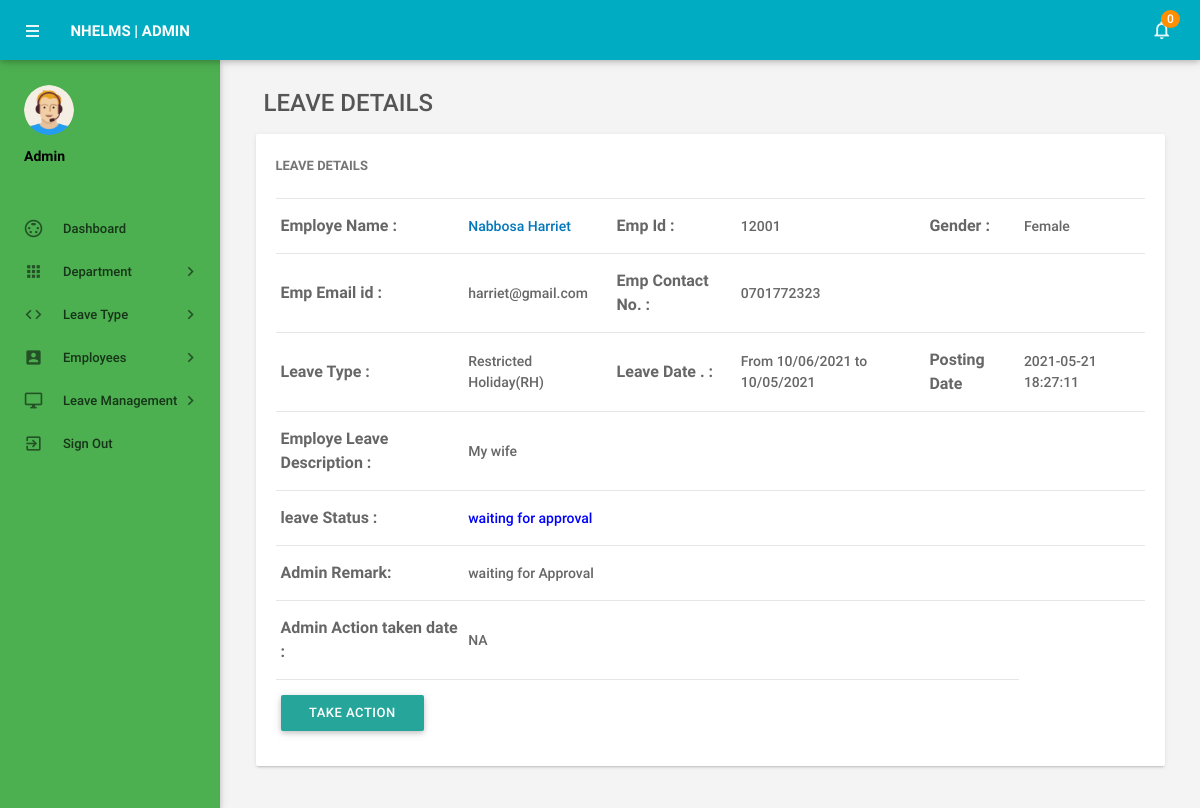
Screenshot of /admin/leave-details.php?leaveid=14 (signed in) with the database file from the repository.
### tables this page shows
CREATE TABLE `tblleaves` (
  `id` int(11) NOT NULL,
  `LeaveType` varchar(110) NOT NULL,
  `ToDate` varchar(120) NOT NULL,
  `FromDate` varchar(120) NOT NULL,
  `Description` mediumtext NOT NULL,
  `PostingDate` timestamp NOT NULL DEFAULT current_timestamp(),
  `AdminRemark` mediumtext DEFAULT NULL,
  `AdminRemarkDate` varchar(120) DEFAULT NULL,
  `Status` int(1) NOT NULL,
  `IsRead` int(1) NOT NULL,
  `empid` int(11) DEFAULT NULL
);

CREATE TABLE `tblemployees` (
  `id` int(11) NOT NULL,
  `EmpId` varchar(100) NOT NULL,
  `FirstName` varchar(150) NOT NULL,
  `LastName` varchar(150) NOT NULL,
  `EmailId` varchar(200) NOT NULL,
  `Password` varchar(180) NOT NULL,
  `Gender` varchar(100) NOT NULL,
  `Dob` varchar(100) NOT NULL,
  `Department` varchar(255) NOT NULL,
  `Address` varchar(255) NOT NULL,
  `City` varchar(200) NOT NULL,
  `Country` varchar(150) NOT NULL,
  `Phonenumber` char(11) NOT NULL,
  `Status` int(1) NOT NULL,
  `RegDate` timestamp NOT NULL DEFAULT current_timestamp()
);

### admin/leave-details.php (the view, shortened to what this page needs)
<?php
include('includes/config.php');
if(strlen($_SESSION['alogin'])==0)
    {
header('location:index.php');
}
else{
 ?>
<!DOCTYPE html>
<html lang="en">
    <head>
        <link type="text/css" rel="stylesheet" href="../assets/plugins/materialize/css/materialize.min.css"/>
        <link href="../assets/plugins/material-preloader/css/materialPreloader.min.css" rel="stylesheet">
        <link href="../assets/plugins/datatables/css/jquery.dataTables.min.css" rel="stylesheet">
                <link href="../assets/plugins/google-code-prettify/prettify.css" rel="stylesheet" type="text/css"/>
        <link href="../assets/css/alpha.min.css" rel="stylesheet" type="text/css"/>
        <link href="../assets/css/custom.css" rel="stylesheet" type="text/css"/>
    </head>
    <body>
       <?php include('includes/header.php');?>
       <?php include('includes/sidebar.php');?>
            <main class="mn-inner">
                <div class="row">
                    <div class="col s12">
                        <div class="page-title" style="font-size:24px;">Leave Details</div>
                    </div>
                    <div class="col s12 m12 l12">
                        <div class="card">
                            <div class="card-content">
                                <span class="card-title">Leave Details</span>
                                <table id="example" class="display responsive-table ">
                                    <tbody>
<?php
$lid=intval($_GET['leaveid']);
$sql = "SELECT tblleaves.id as lid,tblemployees.FirstName,tblemployees.LastName,tblemployees.EmpId,tblemployees.id,tblemployees.Gender,tblemployees.Phonenumber,tblemployees.EmailId,tblleaves.LeaveType,tblleaves.ToDate,tblleaves.FromDate,tblleaves.Description,tblleaves.PostingDate,tblleaves.Status,tblleaves.AdminRemark,tblleaves.AdminRemarkDate from tblleaves join tblemployees on tblleaves.empid=tblemployees.id where tblleaves.id=:lid";
$query = $dbh -> prepare($sql);
$query->bindParam(':lid',$lid,PDO::PARAM_STR);
$query->execute();
$results=$query->fetchAll(PDO::FETCH_OBJ);
$cnt=1;
if($query->rowCount() > 0)
{
foreach($results as $result)
{
      ?>
                                        <tr>
                                            <td style="font-size:16px;"> <b>Employe Name :</b></td>
                                              <td><a href="editemployee.php?empid=<?php echo htmlentities($result->id);?>" target="_blank">
                                                <?php echo htmlentities($result->FirstName." ".$result->LastName);?></a></td>
                                              <td style="font-size:16px;"><b>Emp Id :</b></td>
                                              <td><?php echo htmlentities($result->EmpId);?></td>
                                              <td style="font-size:16px;"><b>Gender :</b></td>
                                              <td><?php echo htmlentities($result->Gender);?></td>
                                          </tr>
                                          <tr>
                                             <td style="font-size:16px;"><b>Emp Email id :</b></td>
                                            <td><?php echo htmlentities($result->EmailId);?></td>
                                             <td style="font-size:16px;"><b>Emp Contact No. :</b></td>
                                            <td><?php echo htmlentities($result->Phonenumber);?></td>
                                            <td>&nbsp;</td>
                                             <td>&nbsp;</td>
                                        </tr>
  <tr>
                                             <td style="font-size:16px;"><b>Leave Type :</b></td>
                                            <td><?php echo htmlentities($result->LeaveType);?></td>
                                             <td style="font-size:16px;"><b>Leave Date . :</b></td>
                                            <td>From <?php echo htmlentities($result->FromDate);?> to <?php echo htmlentities($result->ToDate);?></td>
                                            <td style="font-size:16px;"><b>Posting Date</b></td>
                                           <td><?php echo htmlentities($result->PostingDate);?></td>
                                        </tr>
<tr>
                                             <td style="font-size:16px;"><b>Employe Leave Description : </b></td>
                                            <td colspan="5"><?php echo htmlentities($result->Description);?></td>
                                        </tr>
<tr>
<td style="font-size:16px;"><b>leave Status :</b></td>
<td colspan="5"><?php $stats=$result->Status;
if($stats==1){
?>
<span style="color: green">Approved</span>
 <?php } if($stats==2)  { ?>
<span style="color: red">Not Approved</span>
<?php } if($stats==0)  { ?>
 <span style="color: blue">waiting for approval</span>
 <?php } ?>
</td>
</tr>
<tr>
<td style="font-size:16px;"><b>Admin Remark: </b></td>
<td colspan="5"><?php
if($result->AdminRemark==""){
  echo "waiting for Approval";
}
else{
echo htmlentities($result->AdminRemark);
}
?></td>
 </tr>
 <tr>
<td style="font-size:16px;"><b>Admin Action taken date : </b></td>
<td colspan="5"><?php
if($result->AdminRemarkDate==""){
  echo "NA";
}
else{
echo htmlentities($result->AdminRemarkDate);
}
?></td>
 </tr>
<?php
if($stats==0)
{
?>
<tr>
 <td colspan="5">
  <a class="modal-trigger waves-effect waves-light btn" href="#modal1">Take&nbsp;Action</a>
 </td>
</tr>
<?php } ?>
                                         <?php $cnt++;} }?>
                                    </tbody>
                                </table>
                            </div>
                        </div>
                    </div>
                </div>
            </main>
        </div>
        <div class="left-sidebar-hover"></div>
    </body>
</html>
<?php } ?>

### rows the page displays
tblleaves: tblemployees.FirstName+LastName "Nabbosa Harriet", tblemployees.EmpId "12001", tblemployees.Gender "Female", tblemployees.EmailId "harriet@gmail.com", tblemployees.Phonenumber "0701772323", LeaveType "Restricted Holiday(RH)", FromDate "10/06/2021", ToDate "10/05/2021", PostingDate "2021-05-21 18:27:11", Description "My wife", Status "waiting for approval", shows "waiting for Approval", shows "NA"

### other values shown
$unreadcount "0"
